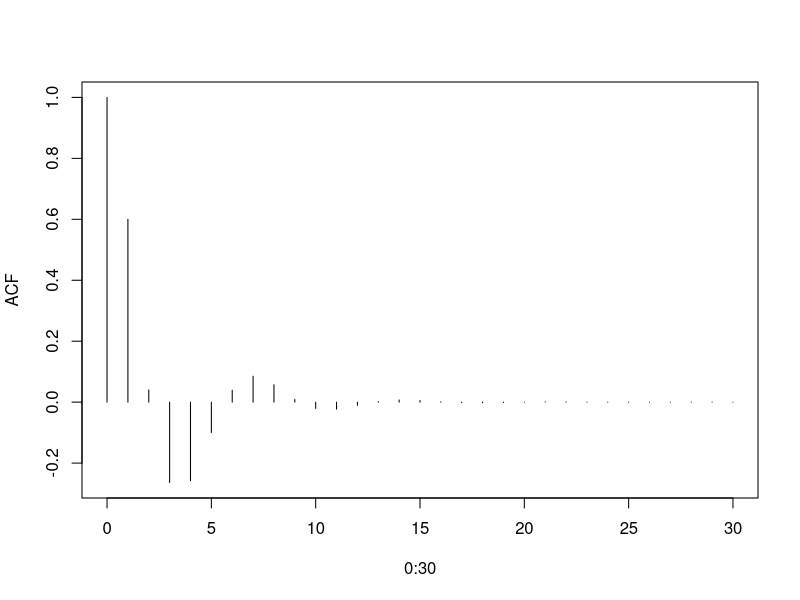
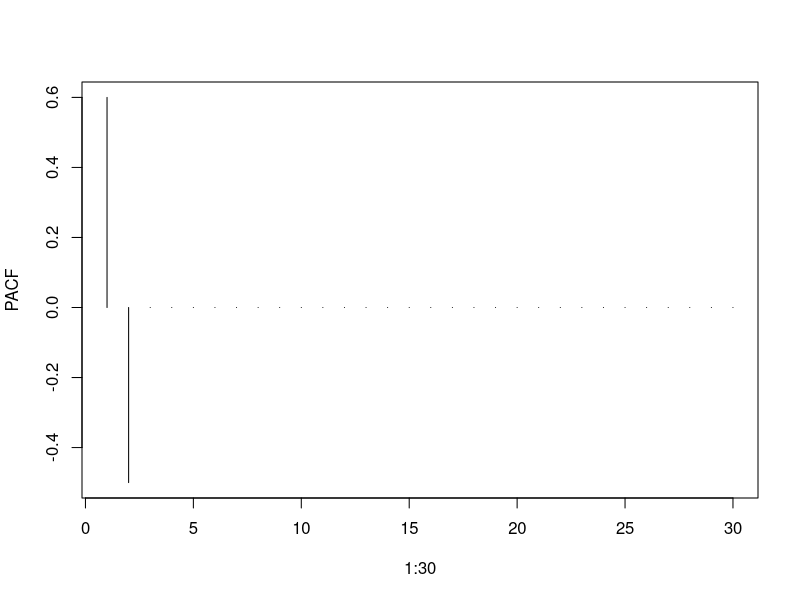
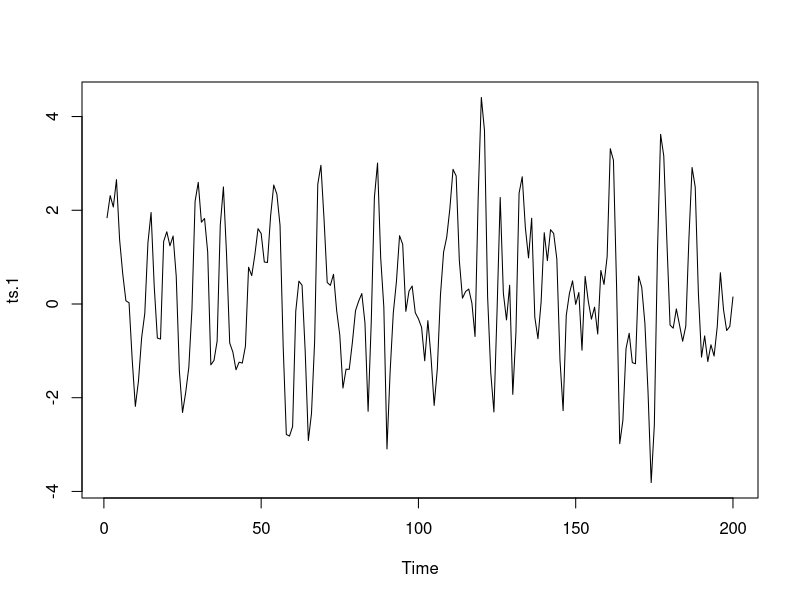
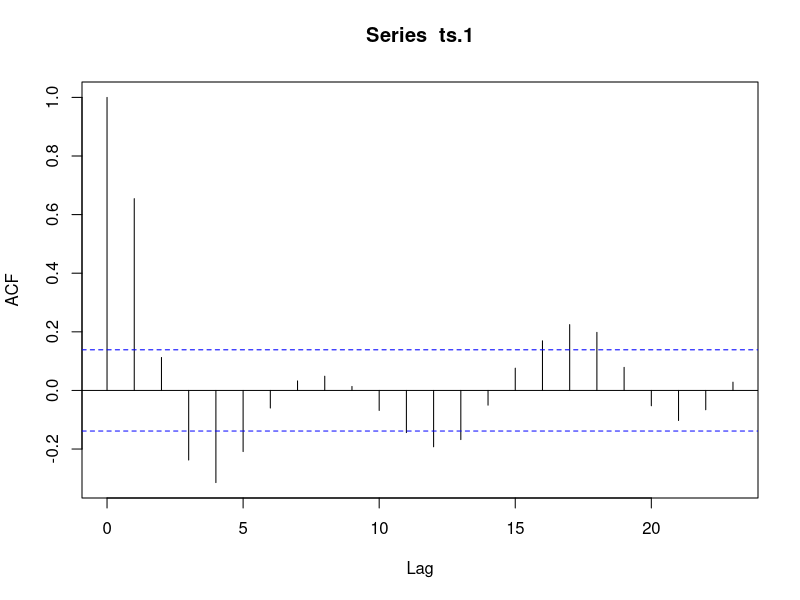
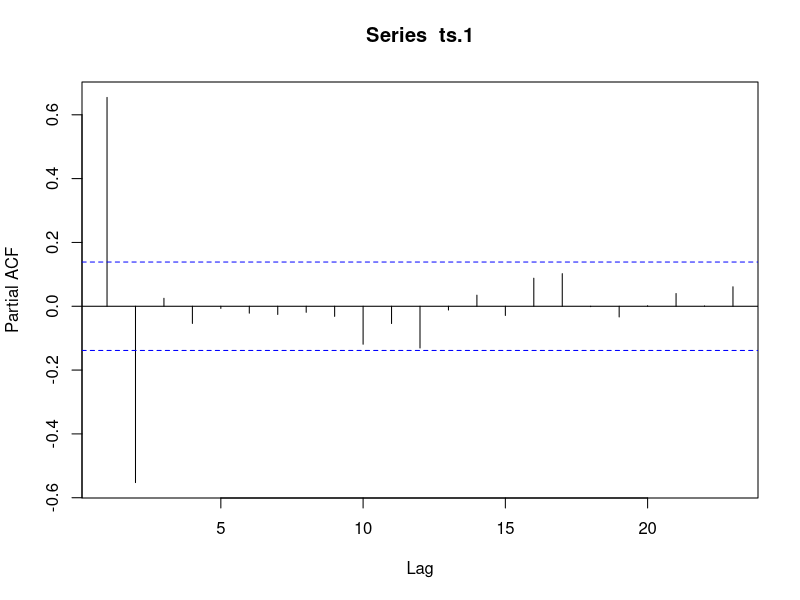
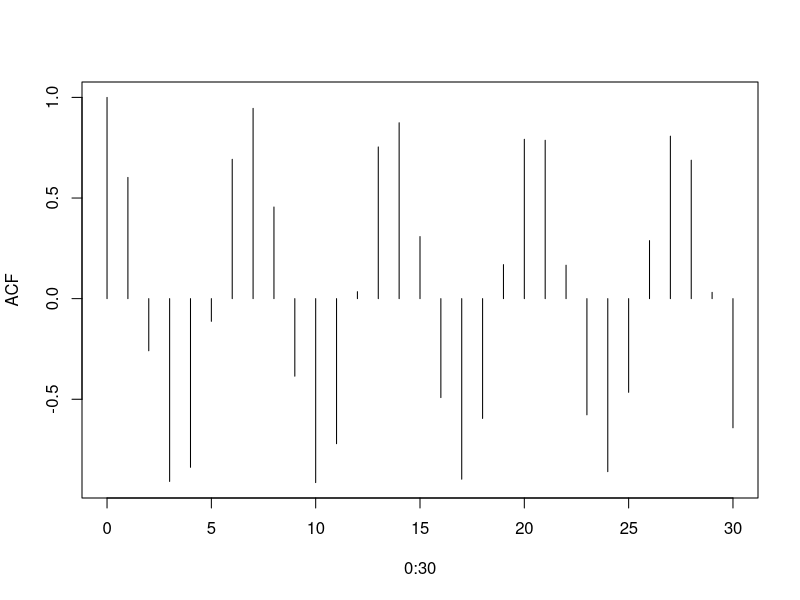
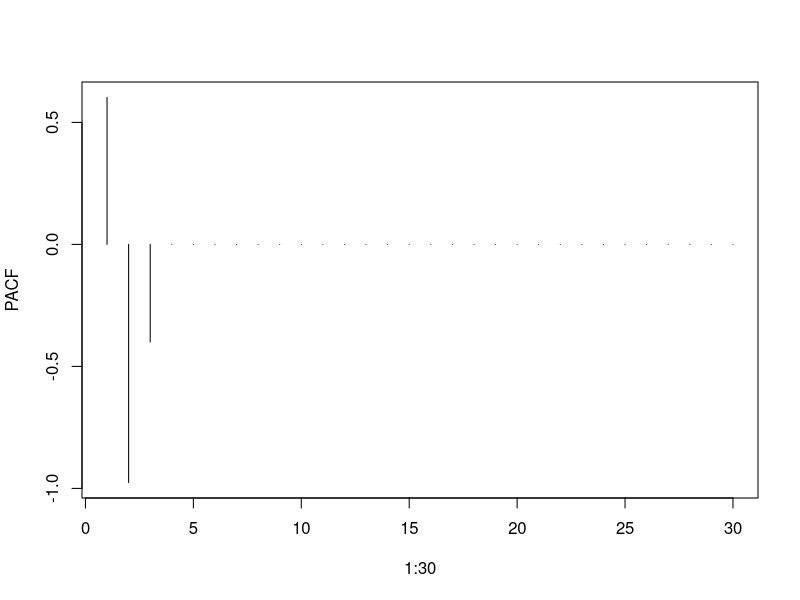
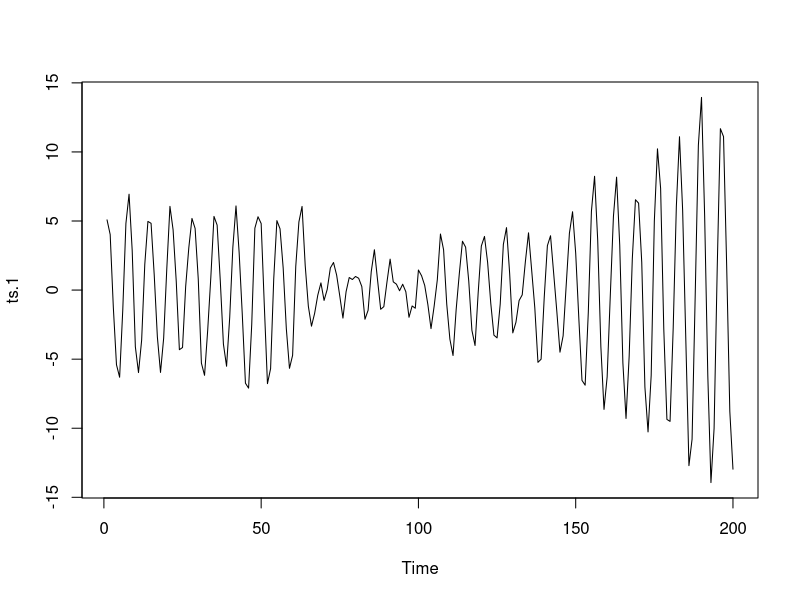

Write R code to recreate these figures, in order.
## ---- chunk 1
plot(
    0:30,
    ARMAacf(
        ar = c(0.9, -0.5),
        lag.max = 30
    ),
    type = "h",
    ylab = "ACF"
)
## ---- chunk 2
plot(
    1:30,
    ARMAacf(
        ar = c(0.9, -0.5),
        lag.max = 30,
        pacf = TRUE
    ),
    type = "h",
    ylab = "PACF"

)
## ---- chunk 3
r.sim1 <- arima.sim(
    n = 200,
    model = list(ar = c(0.9, -0.5))
)
## ---- chunk 4
ts.1 <- ts(r.sim1)
plot(ts.1)
## ---- chunk 5
acf(ts.1)
## ---- chunk 6
pacf(ts.1)
## ---- chunk 7
plot(
    0:30,
    ARMAacf(
        ar = c(0.8, -0.5, -0.4),
        lag.max = 30
    ),
    type = "h",
    ylab = "ACF"
)
## ---- chunk 8
plot(
    1:30,
    ARMAacf(
        ar = c(0.8, -0.5, -0.4),
        lag.max = 30,
        pacf = TRUE
    ),
    type = "h",
    ylab = "PACF"

)
## ---- chunk 9
r.sim1 <- arima.sim(
    n = 200,
    model = list(ar = c(0.8, -0.5, -0.4))
)
## ---- chunk 10
ts.1 <- ts(r.sim1)
plot(ts.1)
## ---- chunk 11
acf(ts.1)
## ---- chunk 12
pacf(ts.1)
## ---- chunk 13
roots_i <- polyroot(c(1, -0.5, -2))
abs(roots_i)
## ---- chunk 14
roots_ii <- polyroot(c(1, -1))
abs(roots_ii)
